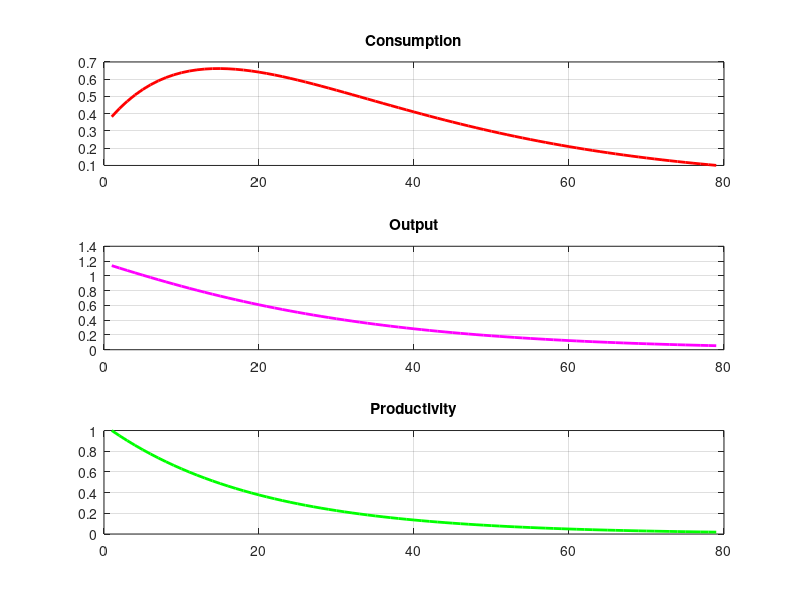
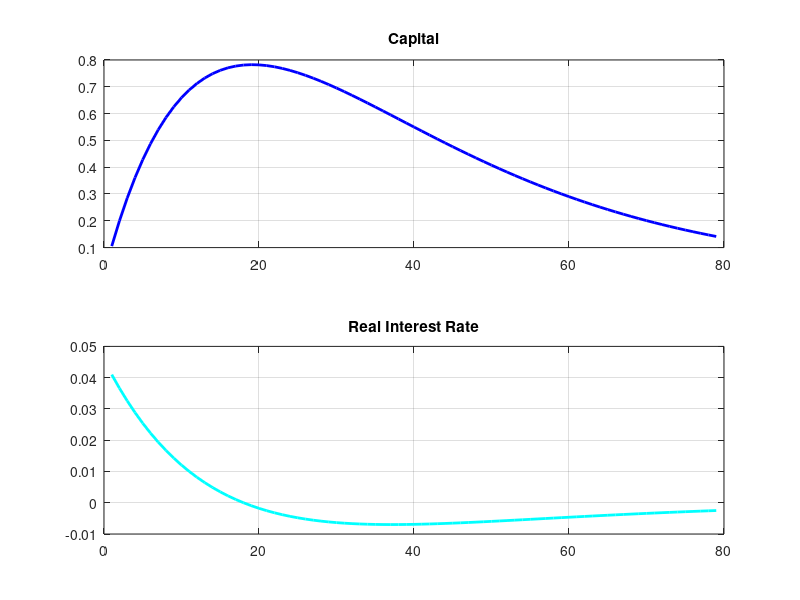

Write the MATLAB code that produced these figures, in order.
%-----------------------------------------------------------------------

% This code solves the basic RBC model presented in McKay's website
% Using Pontus Rendahl's (2017) Linear Time Iteration (LTI) method
% Written with Matlab R2018b
% Author: Panagiotis Veneris, University of Liverpool Management School
% Date: 26/10/2020

%------------------------------------------------------------------------


clear all;
close all;
clc;


%Define Parameters
alppha = 0.36; % capital share
gamma =  1;   % Risk aversion
delta = 0.025; % Depreciation rate
rho_z = 0.95; % shock persistence
beta = 0.97; % discount factor
it = 0;


% Define Steady State (only of the variables that appear in SS form in the loglin.system equations) 
R = 1/beta;


% Define Coefficients (of variables that appear in the loglin. system of equations)
coeff0 = (R-1+delta)/R;
coeff1 = (1/gamma) * coeff0;
coeff2 = ((alppha-1)/gamma) * coeff0;
coeff3 = R;
coeff4 = (R-1+delta)/alppha;
coeff5 = (R-1+(delta*(1-alppha)))/alppha;


%---------------------------------------------------
% Matrix form of Linear RE model
% model:A*E_t{X_t+1}+B*X_{t}+C*X_{t-1}+W*u_{t}=0, (instead of ε in the notes
% here I use W, and instead of ε_{t} I use u_{t})
% X = [ c k z]'
%---------------------------------------------------


A = [ 1 0 -coeff1;
    0 0 0;
    0 0 0];

B = [ -1 -coeff2 0;
    coeff5 1 -coeff4;
    0 0 1];

C = [ 0 0 0;
    0 -coeff3 0;
    0 0 -rho_z];

W = [ 0; 0; -1];    % for negative prod.shock remove (-)


%-----------------------------------------------------------------------------------------------
% Solver for Linear Time Iteration (Rendahl 2017)

% Algorithm Description:
% Step1: Guess a value P_{0}
% Step 2:Calculate P_{1} from P_{1} = -[A*P_{0}+B]^(-1) * C
% Step 3: If P_{1} solves (approxim.) the matrix quadr.eq.: A*P_{1}^2 + B*P_{1}+C within some
% tolerance then stop--> P_{1} is the solvent
% Step 4: Otherwise iterate again to get P_{2} and follow the same steps
%-----------------------------------------------------------------------------------------------

Tol = 1e-13;        % tolerance level for time iteration algorithm, default: 1e-13

metric = 1; 
P = 0;              % initial guess for P

% Run the algorithm until convergence
% Find  x_t = P x_{t-1}+Q u_t, where X_t is the policy function (ex how C responds to a 1% techn.shock (u_t)).

tic
while metric>Tol
    it = it+1;
    
    P = -(A*P+B)\C; 
                    
                    
    metric = max(max(abs([A*P*P+B*P+C])));   
                                            
                                         
Q = -inv(A*P+B)*W;   
                   
  fprintf('iteration = %d, metric = %e\n', it, metric);                
end
toc


% IRFs
nresp = 80; % horizon of responses (IRFs)

 
x = zeros(3, nresp);             % creates a 3x30 matrix of x's, that is, the policy
                                 % functions of consumption (1), capital (2) and productivity (3)
                                 % for 30 periods
                      
u = zeros(1, nresp);             % creates a 1x30 matrix of u's (errors/disturbances)


% Initialize u   
u(:,1)= [1];  
                

for t=2:nresp                         
    x(:,t) = P*x(:,t-1)+ Q*u(:,t-1);                                      
end                                                                      

% How to generate the IRFs of the variables not present in the reduced system (y,R,k,prod.) 

k_irf = x(1,2:end);                       % Gives the IRF for Capital
z_irf = x(3,2:end);                       % Gives the IRF for Productivity
                                      
y_irf = z_irf + alppha*k_irf;             % Generates the IRF of Output (y) (check equil.condition for y in notes)


R_irf = coeff0*(y_irf - k_irf);           % Generates the IRf of Real Interest Rate (R) (check equil.cond. for r in notes)



% Plotting
figure(1);
subplot(3,1,1); plot(x(1,2:end), 'r','Linewidth',2);    % plots the policy funtion of the 1st variable of matrix x (3x80)
                                                        % (1st variable is consumption) for the specified horizon 
title('Consumption');
grid on;

subplot(3,1,2); plot(y_irf, 'm', 'Linewidth',2);
title('Output');
grid on;

subplot(3,1,3); plot(x(3,2:end), 'g', 'Linewidth',2);
title('Productivity');
grid on;

figure(2);
subplot(2,1,1); plot(x(2,2:end), 'b', 'Linewidth',2);
title('Capital');
grid on;

subplot(2,1,2); plot(R_irf, 'c', 'Linewidth',2);
title('Real Interest Rate');
grid on;



